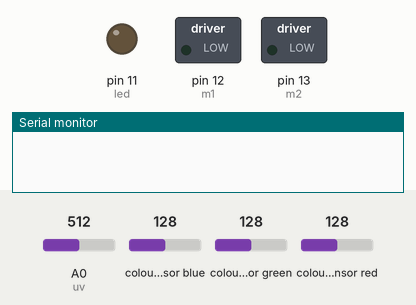
A sketch run on a simulated Arduino Uno, built with avr-gcc and run on an emulated ATmega328P. Parts: switched loads named in the sketch (green lamp = pin HIGH), output pins drawn as LEDs (lit = HIGH), the last lines printed to the serial monitor. Wiring (inferred from the names in the program): TCS3200 colour sensor: output pin 2; S2 pin 5; S3 pin 6; S0 pin 3; S1 pin 4. The test bench sets the inputs (shaded band); at power-on: A0 (uv) = 512, colour sensor blue 128, colour sensor green 128, colour sensor red 128. Pins used as bus, display or sensor lines are not drawn.

Above: at 0.3 s.
At 4.6 s:
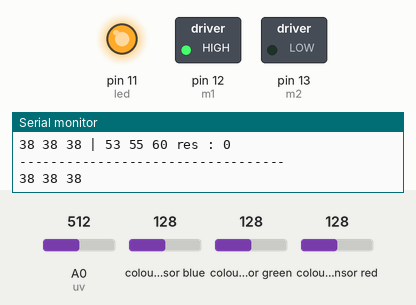
At 6.3 s:
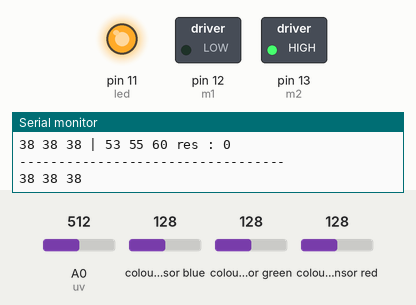
Timing chart, 0 to 7.9 s (numbered marks = the images above):
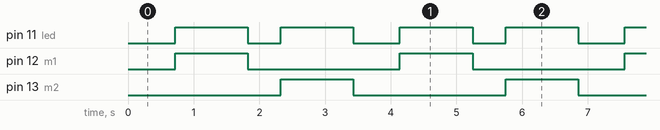

The sketch:

money_scanner.ino
```cpp
#include "Arduino.h"
#include "SoftwareSerial.h"
#include "DFRobotDFPlayerMini.h"

//define value color of money
//1k,2k,5k,10k,20k,50k,100k
const char* moneyValue[] = {"112233","000000","576065","000000","000000","665055", "535560"};
int arrayMoneylen = 7;

#define S0 3
#define S1 4
#define S2 5
#define S3 6
#define sensorOut 2

//df player define
SoftwareSerial mySoftwareSerial(7, 8); // RX, TX
DFRobotDFPlayerMini myDFPlayer;

int m1 = 12;
int m2 = 13;
int led = 11;

int uv = A0;

int frequency = 0;
int maxScanCounter = 10;
int scanCounter;
int maxColorCounter = 50;
unsigned int r,g,b;
unsigned int tempr, tempg, tempb;
int toleranceColor = 5;
boolean hasMoneyValue = false;
//unsigned int moneyValue;

//variable for uv
unsigned uvValue;
int motorForward = 90;
int motorReverse = 90;


void setup() {
  pinMode(S0, OUTPUT);
  pinMode(S1, OUTPUT);
  pinMode(S2, OUTPUT);
  pinMode(S3, OUTPUT);
  pinMode(sensorOut, INPUT);
  pinMode(m1, OUTPUT);
  pinMode(m2, OUTPUT);
  pinMode(uv, INPUT);
  pinMode(led, OUTPUT);

  // Setting frequency-scaling to 20%
  digitalWrite(S0,HIGH);
  digitalWrite(S1,LOW);

  //dfplayer setup
  Serial.println("Initialize DFPlayer");
  myDFPlayer.volume(28);  //Set volume value. From 0 to 30
  mySoftwareSerial.begin(38400);

  //Serial.begin(115200);
  Serial.begin(9600);
}

void loop() {
 unsigned colorSensorCounter;
 //start scanning money use color sensor
 do {
    //hasMoneyValue = false;
    do {
        colorSensorCounter += 1;
        //printColorSerial();
        colorSensor();
        delay(10);
     }while(colorSensorCounter < maxColorCounter );
     tempr = r / colorSensorCounter - 1;
     tempg = g / colorSensorCounter - 1;
     tempb = b / colorSensorCounter - 1;
     getMoneyValue();
     printAverageColor();
     scanCounter += 1;
     colorSensorCounter = 0;
     //start scanning with uv
     uvMotorScan();
    //end scanning with uv
    Serial.println("====================");
    Serial.print("======= ");
    Serial.print(scanCounter);
    Serial.print(" ");
    Serial.print(hasMoneyValue);
    Serial.println(" ========");
    Serial.println("====================");
 }while(hasMoneyValue != true);
  scanCounter = 0;
  hasMoneyValue = false;
  delay(10000);
//end scanning money use color sensor
}

//for detect value of color sensor has on range with result counter
boolean calculateRangeColor(String money){
  String _r = "";
  String _g = "";
  String _b = "";

  int _intr = 0;
  int _intg = 0;
  int _intb = 0;

  _r = money.substring(0,2);
  _g = money.substring(4,2);
  _b = money.substring(4,-2);

  Serial.print(tempr);
  Serial.print(" ");
  Serial.print(tempg);
  Serial.print(" ");
  Serial.print(tempb);
  Serial.print(" | ");

  Serial.print(_r);
  Serial.print(" ");
  Serial.print(_g);
  Serial.print(" ");
  Serial.print(_b);
  Serial.print(" res : ");
  _intr = _r.toInt();
  _intg = _g.toInt();
  _intb = _b.toInt();

 boolean _restr, _restg, _restb;

  if((tempr >= _intr - toleranceColor) && (tempr <= _intr + toleranceColor)){_restr = true;}else {_restr = false;}
  if((tempg >= _intg - toleranceColor) && (tempg <= _intg + toleranceColor)){_restg = true;}else {_restg = false;}
  if((tempb >= _intb - toleranceColor) && (tempb <= _intb + toleranceColor)){_restb = true;}else {_restb = false;}
  if(_restr == true && _restg == true && _restb == true){
    return true;
  }else {
    return false;
  }
}


void getMoneyValue(){
  for(int i = 0; i <= arrayMoneylen - 1; i++){
    String _val = moneyValue[i];
    boolean _res = calculateRangeColor(_val);
    Serial.println(_res);
    if( _res ){
       //static unsigned long timer = millis();
      int mp3file = i + 1;
      switch(mp3file){
        case 1 :
        Serial.println("Rp.1000");
        hasMoneyValue = true;
        break;
        case 2 :
        Serial.println("Rp.2000");
        hasMoneyValue = true;
        break;
        case 3 :
        Serial.println("Rp.5000");
        hasMoneyValue = true;
        break;
        case 4 :
        Serial.println("Rp.10000");
        hasMoneyValue = true;
        break;
        case 5 :
        Serial.println("Rp.20000");
        hasMoneyValue = true;
        break;
        case 6 :
        Serial.println("Rp.50000");
        hasMoneyValue = true;
        break;
        case 7 :
        Serial.println("Rp.100000");
        playMp3(i + 1);
        hasMoneyValue = true;
        break;
        default :
        hasMoneyValue = false;
      }
      Serial.print("MP3 ke: ");
      Serial.println(mp3file);

    }
  }
  Serial.println("----------------------------------");
}

void colorSensor(){
  digitalWrite(S2,LOW);
  digitalWrite(S3,LOW);
  // Reading the output frequency
  frequency = pulseIn(sensorOut, LOW); //R color frequency
  r += frequency;

  digitalWrite(S2,HIGH);
  digitalWrite(S3,HIGH);
  // Reading the output frequency
  frequency = pulseIn(sensorOut, LOW); //G color frequency
  g += frequency;

  digitalWrite(S2,LOW);
  digitalWrite(S3,HIGH);
  // Reading the output frequency
  frequency = pulseIn(sensorOut, LOW); //B color frequency
  b += frequency;
}

int averageAnalogRead(int pinToRead)
{
  byte numberOfReadings = 20;
  unsigned int runningValue = 0;

  for(int x = 0 ; x < numberOfReadings ; x++)
    runningValue += analogRead(pinToRead);
  runningValue /= numberOfReadings;

  return(runningValue);
}

void printColorSerial(){
   Serial.print(r);
   Serial.print(" ");
   Serial.print(g);
   Serial.print(" ");
   Serial.print(b);
   Serial.println(" ");
}
void printAverageColor(){
   Serial.print(tempr);
   Serial.print(" ");
   Serial.print(tempg);
   Serial.print(" ");
   Serial.print(tempb);
   Serial.println();
   r= 0; g=0; b=0;
   tempr=0;tempg=0;tempb=0;
}

void uvMotorScan(){
  digitalWrite(led, HIGH);
  for(int i = 0; i <= motorForward; i++){
    digitalWrite(m1, HIGH);
    digitalWrite(m2, LOW);
    uvValue = averageAnalogRead(uv);
    //Serial.println(uvValue);
    delay(10);
  }
  digitalWrite(led, LOW);
  digitalWrite(m1, LOW);
  delay(500);
  digitalWrite(led, HIGH);
  for(int i = 0; i <= motorReverse; i++){
    digitalWrite(m2, HIGH);
    uvValue = averageAnalogRead(uv);
    //Serial.println(uvValue);
    delay(10);
  }
  digitalWrite(led, LOW);
  digitalWrite(m2, LOW);
  uvValue = averageAnalogRead(uv);
}

void playMp3(int mp3){
  if (!myDFPlayer.begin(mySoftwareSerial)) {  //Use softwareSerial to communicate with mp3.
    Serial.println(F("Unable to begin:"));
    Serial.println(F("1.Please recheck the connection!"));
    Serial.println(F("2.Please insert the SD card!"));
    while(true);
  }
  myDFPlayer.setTimeOut(1000); //Set serial communictaion time out 500ms
  if (myDFPlayer.available()) {
    myDFPlayer.playMp3Folder(mp3);
    //myDFPlayer.play(mp3);
  }
}
```

Measured:
- by itself, pin 11 (led): repeats every 3.4 s: LOW 0.50 s, HIGH 1.1 s, LOW 0.71 s, HIGH 1.1 s
- by itself, pin 12 (m1), pin 13 (m2): alternates HIGH for 1.1 s and LOW for 2.3 s
- by itself, everything shown: repeats every 3.4 s, in 4 steps
